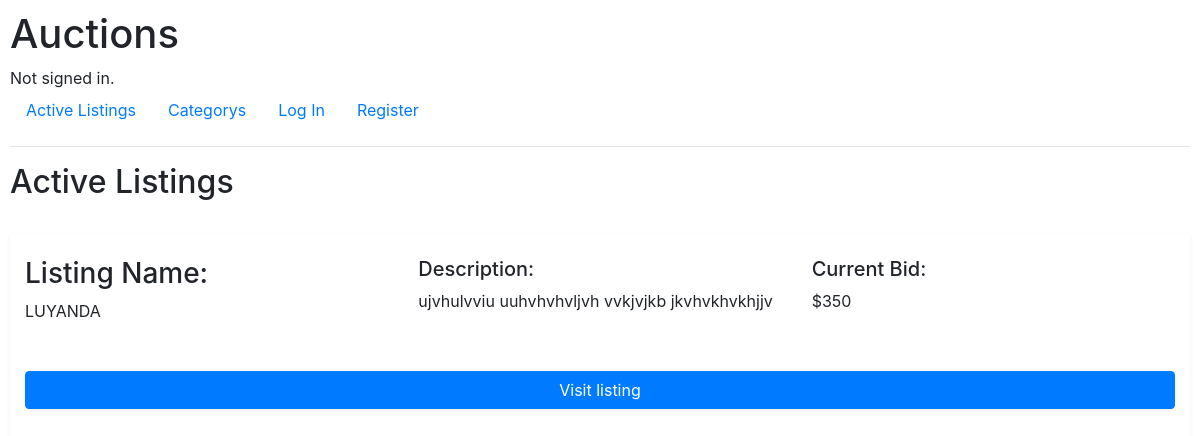
/, run on an earlier commit of the app's database.
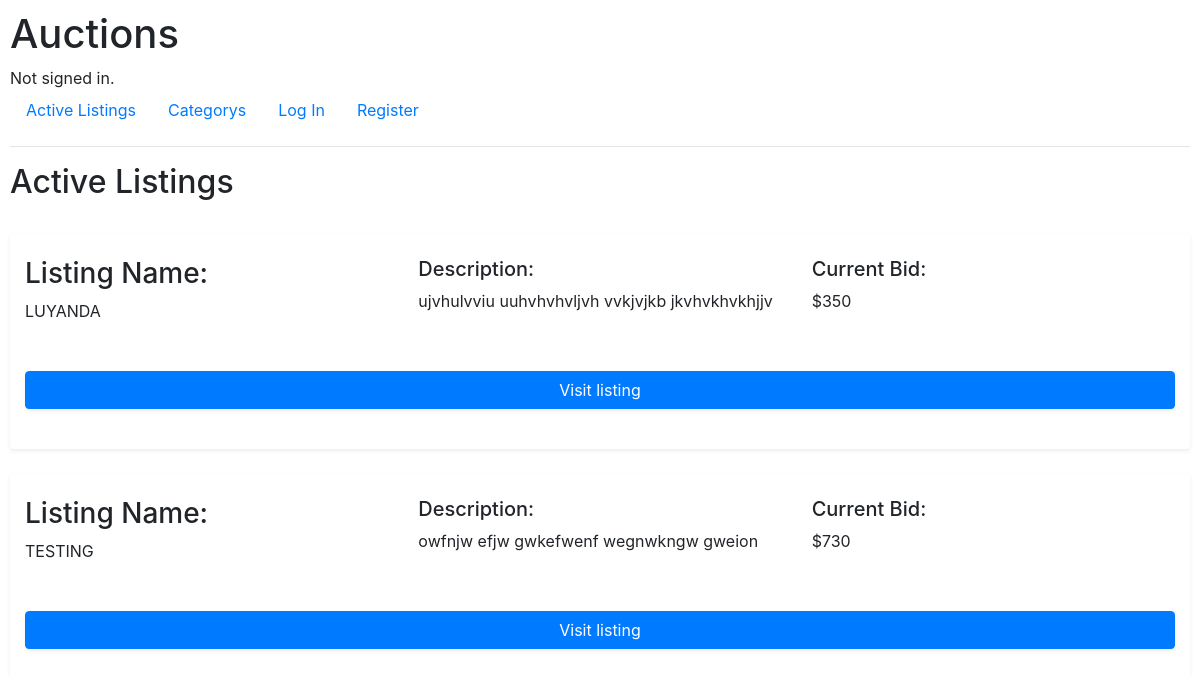
And on a later commit of the database.
### auctions/models.py (models this page shows, shortened)
class Listings(models.Model):
    title = models.CharField(max_length=64)
    description = models.CharField(max_length=264)
    startingBid = models.IntegerField()
    watchlist = models.ManyToManyField(User, blank=True, related_name='watchlistItem')
    creater = models.ForeignKey(User, on_delete=models.CASCADE, related_name='created_listings', default=0)
    category = models.ForeignKey(category, on_delete=models.CASCADE, related_name="add_to_category", default="")

### auctions/views.py (the view)
# urls.py: path("", views.index, name="index"),
def index(request):
    return render(request, "auctions/index.html",{
        "listings": Listings.objects.all()
    })

### auctions/templates/auctions/index.html (shortened to what this page needs)
{% extends "auctions/layout.html" %}
{% block body %}
    <h2>Active Listings</h2>
    {% for listing in listings %}
        <br>
        <div class="container-fluid rounded shadow-sm">
            <br>
            <div class="row">
                <div class="col-lg">
                    <h3>Listing Name:</h3> {{ listing.title.upper }}
                </div>
                    <br>
                <div class="col-lg">
                        <h5>Description:</h5> {{ listing.description }}
                </div>
                    <br>
                <div class="col-lg">
                        <h5>Current Bid:</h5> ${{ listing.startingBid }}
                </div>
            </div>
            <div class="row">
                <div class="col-lg">
                </div>
            </div>
            <br>
            <form action="{% url 'listing' %}" method="post">
                <div class="form-group">
                    <button class="btn btn-primary btn-block rounded shadow-sm">Visit listing</button>
                </div>
            </form>
            <br>
        </div>
    {% endfor %}
{% endblock %}

What changed in the data, as far as the page shows it:
added Listings: title "TESTING", description "owfnjw efjw gwkefwenf wegnwkngw gweion", startingBid "730"
